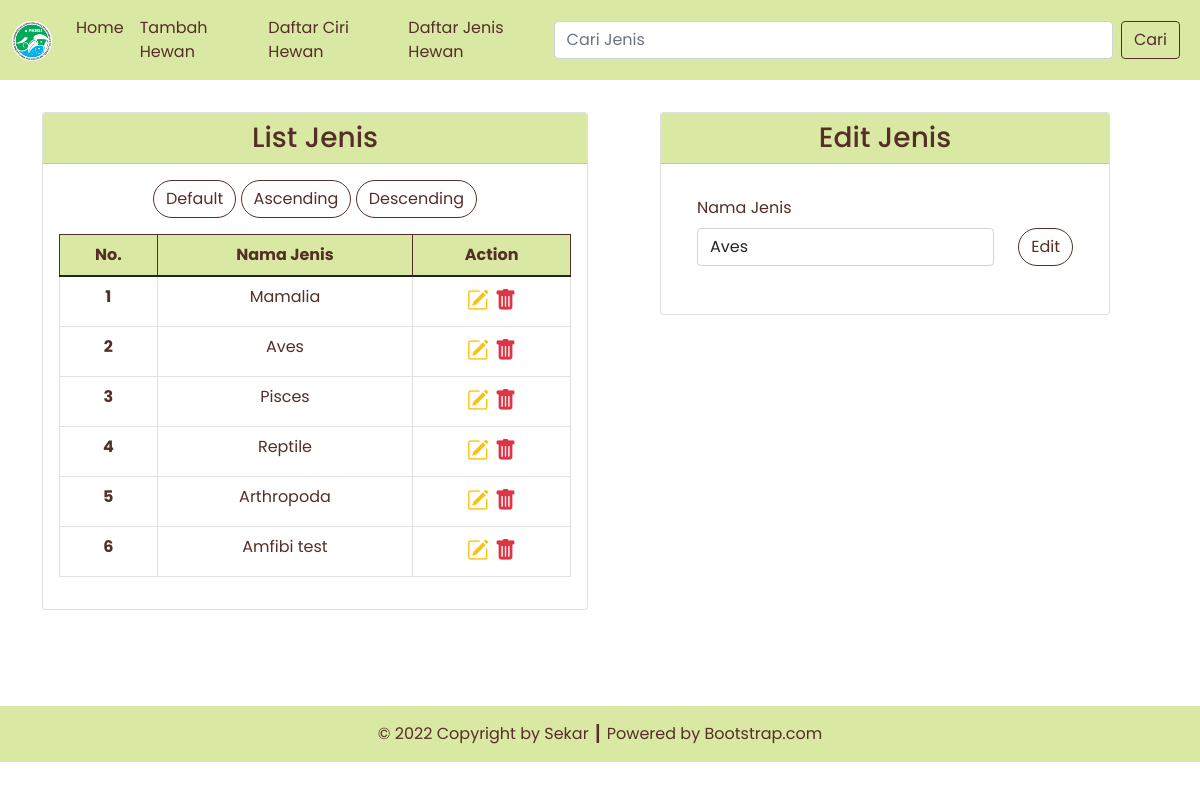
The page /jenis.php?id=4 on the database its author committed.
### tables this page shows
CREATE TABLE `jenis`  (
  `jenis_id` int NOT NULL AUTO_INCREMENT,
  `jenis_nama` varchar(255) NULL DEFAULT NULL,
  PRIMARY KEY (`jenis_id`) USING BTREE
);

### config/db.php (called while the page is built)
<?php
$DB_HOST = "localhost";
$DB_USERNAME = "root";
$DB_PASSWORD = "";
$DB_NAME = "db_hewan";

### classes/DB.php (called while the page is built, shortened)
<?php
class DB
{
    private $hostname;
    private $username;
    private $password;
    private $dbname;
    private $conn;
    private $result;
    function __construct($hostname, $username, $password, $dbname)
    {
        $this->hostname = $hostname;
        $this->username = $username;
        $this->password = $password;
        $this->dbname = $dbname;
    }
    function open()
    {
        $this->conn = mysqli_connect($this->hostname, $this->username, $this->password, $this->dbname);
    }
    function execute($query)
    {
        $this->result = mysqli_query($this->conn, $query);
    }
    function getResult()
    {
        return mysqli_fetch_array($this->result);
    }
}

### classes/Jenis.php (called while the page is built, shortened)
<?php
class Jenis extends DB
{
    function getJenis()
    {
        $query = "SELECT * FROM jenis";
        return $this->execute($query);
    }
    function getJenisById($id)
    {
        $query = "SELECT * FROM jenis WHERE jenis_id=$id";
        return $this->execute($query);
    }
}

### jenis.php (the view, shortened to what this page needs)
<?php
include('config/db.php');
include('classes/DB.php');
include('classes/Jenis.php');
include('classes/Template.php');
$jenis = new Jenis($DB_HOST, $DB_USERNAME, $DB_PASSWORD, $DB_NAME);
$jenis->open();
$jenis->getJenis();
$header = '<tr>
<th scope="row">No.</th>
<th scope="row">Nama Jenis</th>
<th scope="row">Action</th>
</tr>';
$data = null;
$no = 1;
while ($jen = $jenis->getResult()) {
    $data .= '<tr>
    <th scope="row">' . $no . '</th>
    <td>' . $jen['jenis_nama'] . '</td>
    <td style="font-size: 22px;">
        <a href="jenis.php?id=' . $jen['jenis_id'] . '" title="Edit Data"><i class="bi bi-pencil-square text-warning"></i></a>&nbsp;<a href="jenis.php?hapus=' . $jen['jenis_id'] . '" title="Delete Data"><i class="bi bi-trash-fill text-danger"></i></a>
        </td>
    </tr>';
    $no++;
}
if (isset($_GET['id'])) {
    $id = $_GET['id'];
    if ($id > 0) {
        $jenis->getJenisById($id);
    }
}

### classes/Template.php (shortened to what this page needs)
<?php
class Template
{
    var $content = '';
    function __construct($filename = '')
    {
        $this->content = implode('', @file($filename));
    }
    function clear()
    {
        $this->content = preg_replace("/DATA_[A-Z|_|0-9]+/", "", $this->content);
    }
    function write()
    {
        print $this->content;
    }
    function replace($old = '', $new = '')
    {
        if (is_int($new)) {
            $value = sprintf("%d", $new);
        } elseif (is_float($new)) {
            $value = sprintf("%f", $new);
        } elseif (is_array($new)) {
            $value = '';
            foreach ($new as $item) {
                $value .= $item . ' ';
            }
        } else {
            $value = $new;
        }
        $this->content = preg_replace("/$old/", $value, $this->content);
    }
}

### rows shown on the page
jenis: jenis_nama (picture), jenis_nama "Aves"
jenis: jenis_nama "Mamalia"
jenis: jenis_nama "Pisces"
jenis: jenis_nama "Reptile"
jenis: jenis_nama "Arthropoda"
jenis: jenis_nama "Amfibi test"
